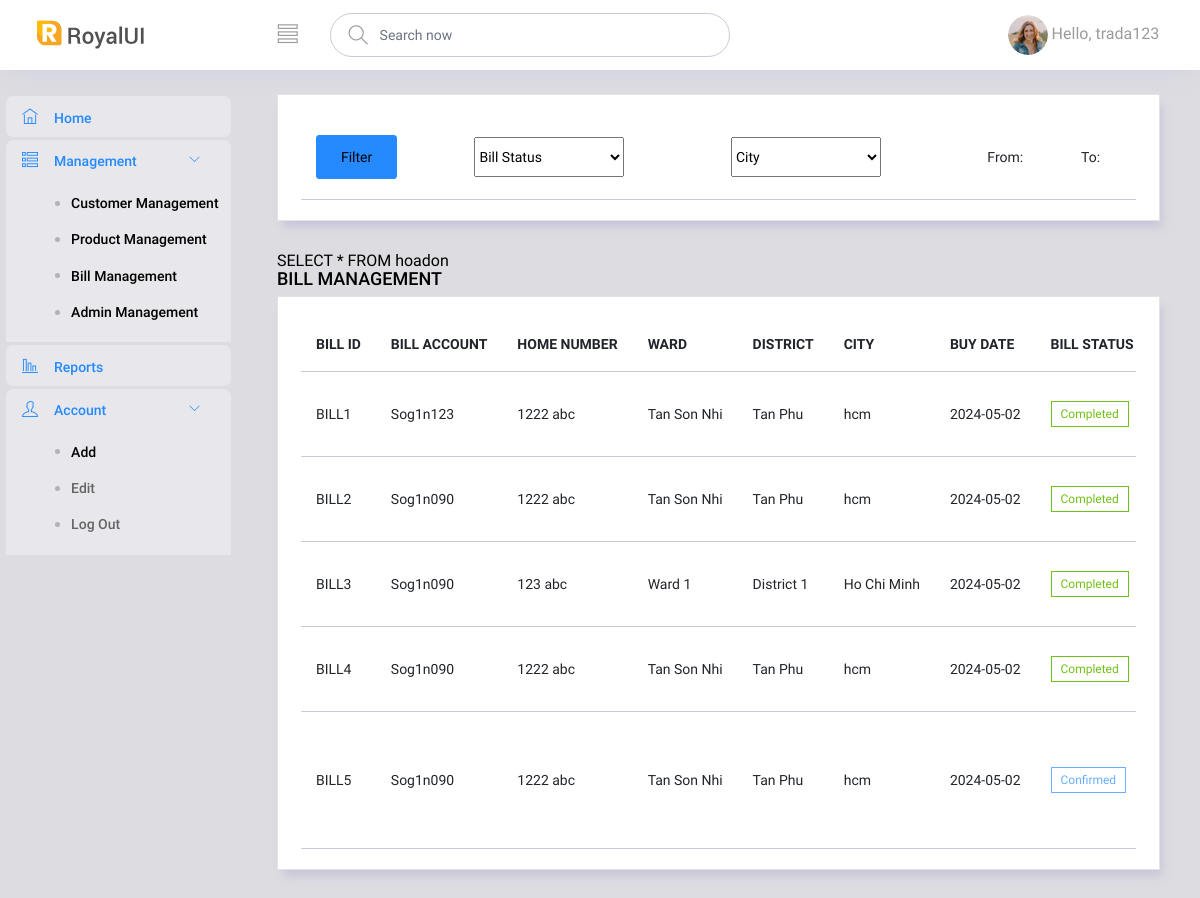
The app's page /admin/quantri.php?page_layout=danhsachbill (signed in) with its own data.
### tables this page shows
CREATE TABLE `hoadon` (
  `idhoadon` varchar(50) NOT NULL,
  `taikhoankh` varchar(50) DEFAULT NULL,
  `hoten` varchar(100) DEFAULT NULL,
  `sodienthoai` varchar(10) DEFAULT NULL,
  `sonha` varchar(50) DEFAULT NULL,
  `tentp` varchar(50) DEFAULT NULL,
  `tenquan` varchar(50) DEFAULT NULL,
  `tenphuong` varchar(100) NOT NULL,
  `ngaymua` date DEFAULT NULL,
  `phuongthucthanhtoan` int(11) DEFAULT NULL,
  `trangthai` int(11) DEFAULT NULL,
  `tongtien` double DEFAULT NULL
);

### lib/DataProvider.php (called while the page is built, shortened)
<?php
	function executeQuery($sql){
        include ('db.inc');
        $conn = new mysqli($servername, $username, $password, $dbname);
		if (!($result = $conn->query($sql)))
		    echo $conn->connect_error;
		return $result;
    }
?>

### admin/danhsachbill.php (the view, shortened to what this page needs)
<?php
    echo'<div class="main-panel">';
    echo'<div class="content-wrapper">';
?>
<form method="get" action="quantri.php">
<div class="row">
<div class="col-lg-12 grid-margin stretch-card">
    <div class="card">
        <div class="card-body">
            <div class="table-responsive">
                <table class="table">
                    <tr>
                        <td><button type="submit" name="filterBtn" value="filterBtn" class="btn btn-primary">Filter</button></td>
                        <td>
                                <select style="width: 150px; height: 40px" name="status">
                                    <option value="-999" selected>Bill Status</option>
                                </select>
                        </td>
                        <td>
                            <select style="width: 150px; height: 40px" name="city">
                                <option value="-1" selected>City</option>
                            </select>
                        </td>
                        <td>
                            <label for="from">From: </label>
                        </td>
                        <td>
                            <label for="from">To: </label>
                        </td>
                    </tr>
                </table>
            </div>
        </div>
    </div>
</div>
</div>
</form>
<?php
    $sql = "SELECT * FROM hoadon";
    echo $sql;
    $result = executeQuery($sql);
    echo'<div class="row">';
    echo'<h4>BILL MANAGEMENT</h4>';
    echo'<div class="col-md-12 grid-margin stretch-card">';
    echo'<div class="card">';
    echo'<div class="card-body">';
    echo'<div class="table-responsive">';
    echo'<table class="table table-hover">';
    echo'<thead>';
    echo'<tr>';
    echo'<th>BILL ID</th>';
    echo'<th>BILL ACCOUNT</th>';
    echo'<th>HOME NUMBER</th>';
    echo'<th>WARD</th>';
    echo'<th>DISTRICT</th>';
    echo'<th>CITY</th>';
    echo'<th>BUY DATE</th>';
    echo'<th>BILL STATUS</th>';
echo'</tr>';
    echo'</thead>';
    echo'<tbody>';
    if($result->num_rows > 0 )
    {
        while($row = $result->fetch_array())
        {
            echo'<tr>';
            echo'<td>' . $row['idhoadon'] . '</td>';
            echo'<td>' . $row['taikhoankh'] . '</td>';
            echo'<td>' . $row['sonha'] . '</td>';
            echo'<td>' . $row['tenphuong'] . '</td>';
            echo'<td>' . $row['tenquan'] . '</td>';
            echo'<td>' . $row['tentp'] . '</td>';
            echo'<td>' . $row['ngaymua'] . '</td>';
            switch ($row['trangthai'])
            {
                case 0: echo '<td><label class="badge badge-outline-info">Confirmed</label></td>';
                    break;
                case 1: echo '<td><label class="badge badge-outline-success">Completed</label></td>';
                    break;
            }
            echo '</tr>';
        }
    }
    echo '</tbody>';
    echo '</table>';
    echo '</div>';
    echo '</div>';
    echo '</div>';
    echo '</div>';
    echo '</div>';
    echo '</div>';
    echo '</div>';
?>

### records on screen
hoadon: idhoadon "BILL1", taikhoankh "Sog1n123", sonha "1222 abc", tenphuong "Tan Son Nhi", tenquan "Tan Phu", tentp "hcm", ngaymua "2024-05-02", trangthai "Completed"
hoadon: idhoadon "BILL2", taikhoankh "Sog1n090", sonha "1222 abc", tenphuong "Tan Son Nhi", tenquan "Tan Phu", tentp "hcm", ngaymua "2024-05-02", trangthai "Completed"
hoadon: idhoadon "BILL3", taikhoankh "Sog1n090", sonha "123 abc", tenphuong "Ward 1", tenquan "District 1", tentp "Ho Chi Minh", ngaymua "2024-05-02", trangthai "Completed"
hoadon: idhoadon "BILL4", taikhoankh "Sog1n090", sonha "1222 abc", tenphuong "Tan Son Nhi", tenquan "Tan Phu", tentp "hcm", ngaymua "2024-05-02", trangthai "Completed"
hoadon: idhoadon "BILL5", taikhoankh "Sog1n090", sonha "1222 abc", tenphuong "Tan Son Nhi", tenquan "Tan Phu", tentp "hcm", ngaymua "2024-05-02", trangthai "Confirmed"

### other values on screen
$_SESSION['taikhoan'] "trada123"
$sql "SELECT * FROM hoadon"
